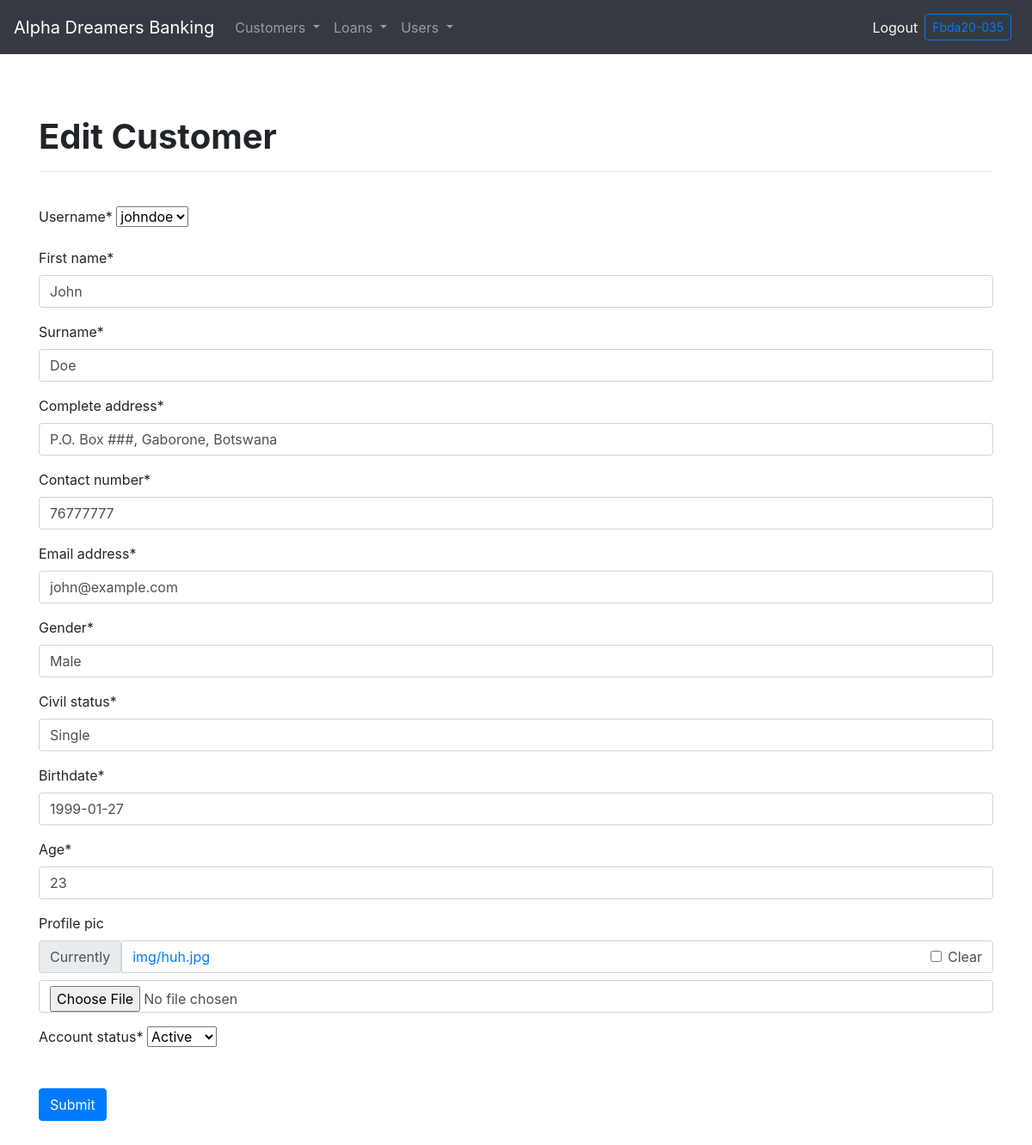
Page /edit-customer/86f85c794262457bbae4a01859dd6dc3/ (signed in) on the committed database.
### login/models.py (models this page shows, shortened)
class customer(models.Model):
    account_status = (
        ('Active', 'Active'),
        ('Inactive', 'Inactive')
    )
    user = models.OneToOneField(User, unique=True, on_delete=models.CASCADE, limit_choices_to={'is_staff': False},
    related_name='customer', default="user=request.user.username")
    cust_id = models.UUIDField(default=uuid.uuid4, unique=True, primary_key=True, editable=False)
    first_name = models.CharField(max_length=250, null=False, blank=False)
    surname = models.CharField(max_length=250, null=False, blank=False)
    complete_address = models.CharField(max_length=250)
    contact_number = models.IntegerField(null=False, blank=False)
    email_address = models.EmailField(max_length=100, null=False, blank=False, default="")
    gender =  models.CharField(max_length=30, null=False, blank=False, default="")
    civil_status = models.CharField(max_length=250, null=False, blank=False)
    birthdate = models.DateField()
    age = models.IntegerField(null=False, blank=False)
    profile_pic = models.ImageField(upload_to='img', null=True, blank=True, default='img/default.jpg')
    account_status = models.CharField(max_length=100, choices=account_status, default="")

### officer/views.py (the view, shortened to what this page needs)
# urls.py: path('edit-customer/<str:pk>/', views.edit_customer, name='edit-customer'),
@staff_member_required(login_url='/admin-login')
def edit_customer(request, pk):
    cust = customer.objects.get(cust_id=pk)
    form = CustomerForm(instance=cust)
    return render(request, 'officer/edit_customer.html', context={'form': form})

### officer/forms.py
class CustomerForm(ModelForm):
    class Meta:
        model = customer
        exclude = ['password']
        labels = {
            'user': 'Username',
        }

### officer/templates/officer/edit_customer.html (shortened to what this page needs)
{% extends 'main.html' %}
{% block content %}
{% if user.is_authenticated and user.is_staff == False %}
{% include 'loans/customer_nav.html' %}
{% elif user.is_staff == True %}
{% include 'officer/admin_nav.html' %}
{% else %}
{% include 'nav.html' %}
{% endif %}
{% load crispy_forms_tags %}
<head>
</head>
<div class="container py-5">
	<h1 class="font-weight-bold">Edit Customer</h1>
	<hr>
	<br>
	<form method="POST" enctype="multipart/form-data">
		{{ form|crispy }}
		<br>
		<button class="btn btn-primary" type="submit">Submit</button>
	</form>
	<br><br>
</div>
{% endblock %}

### officer/templates/officer/admin_nav.html (shortened to what this page needs)
 <nav class="navbar navbar-expand-sm navbar-dark bg-dark">
    <a class="navbar-brand" href="{% url 'officer:admin-page' %}">Alpha Dreamers Banking</a>
    <div class="collapse navbar-collapse" id="navbarText">
        <ul class="navbar-nav mr-auto">
            <li class="nav-item dropdown">
                <a class="nav-link dropdown-toggle" href="#" id="navbardrop" data-toggle="dropdown">
                    Customers
                </a>
            </li>
            <li class="nav-item dropdown">
                <a class="nav-link dropdown-toggle" href="#" id="navbardrop" data-toggle="dropdown">
                    Loans
                </a>
            </li>
            <li class="nav-item dropdown">
                <a class="nav-link dropdown-toggle" href="#" id="navbardrop" data-toggle="dropdown">
                    Users
                </a>
            </li>
        </ul>
        {% if user.is_authenticated %}
        <a class="text-light" href="{% url 'officer:logout' %}">Logout</a>
        <a class="btn btn-sm btn-outline-primary m-2"  href="{% url 'officer:admin-page' %}">{{user.username|title}}</a>
        {% else %}
        <a class="text-light" href="{% url 'officer:admin-login' %}">Login</a>
        <a class="btn btn-sm btn-primary m-2"  href="{% url 'login:customer-signup' %}">Register</a>
        {% endif %}
    </div>
    </nav>
    <br>

### rows in the picture
customer: user "johndoe", first_name "John", surname "Doe", complete_address "P.O. Box ###, Gaborone, Botswana", contact_number "76777777", email_address "john@example.com", gender "Male", civil_status "Single", birthdate "1999-01-27", age "23", account_status "Active"

### other values in the picture
{{ user.username|title }} "Fbda20-035"
